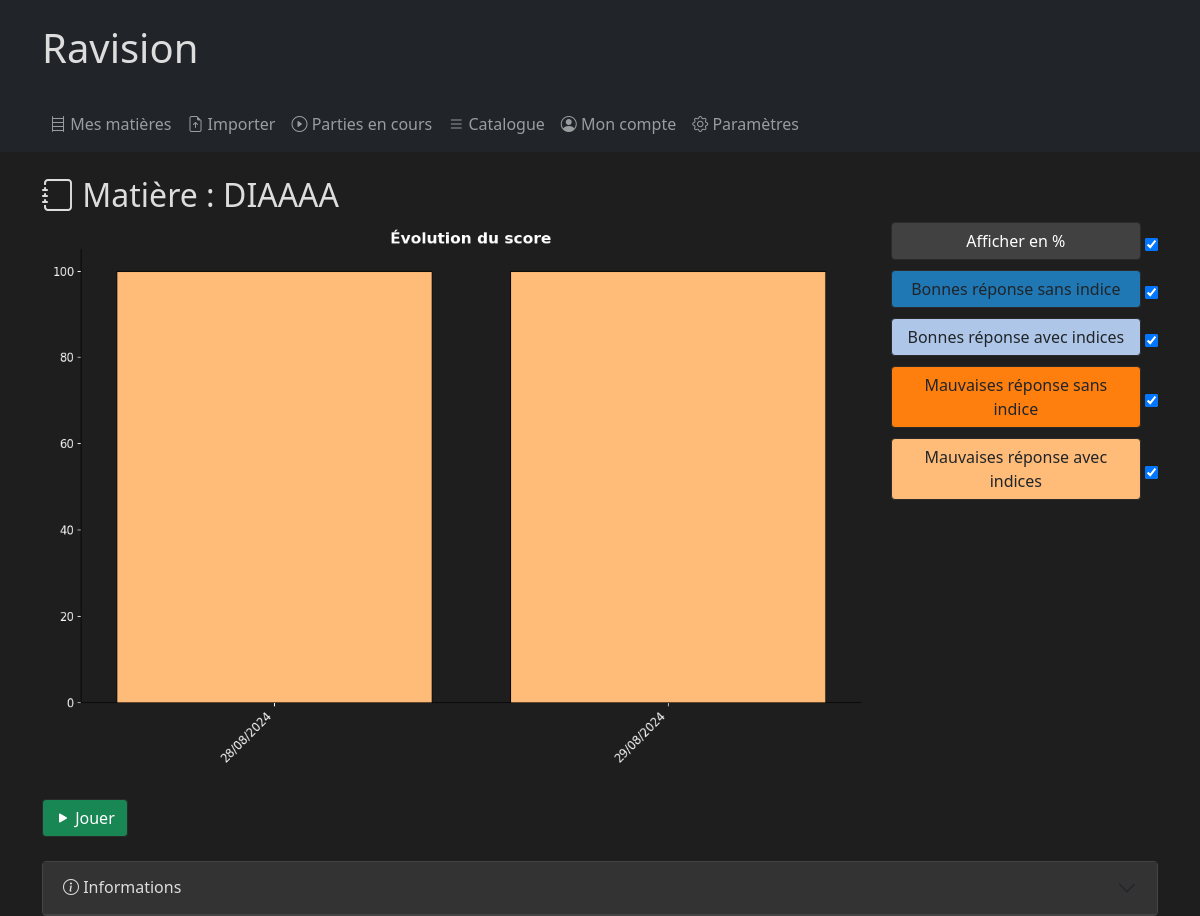
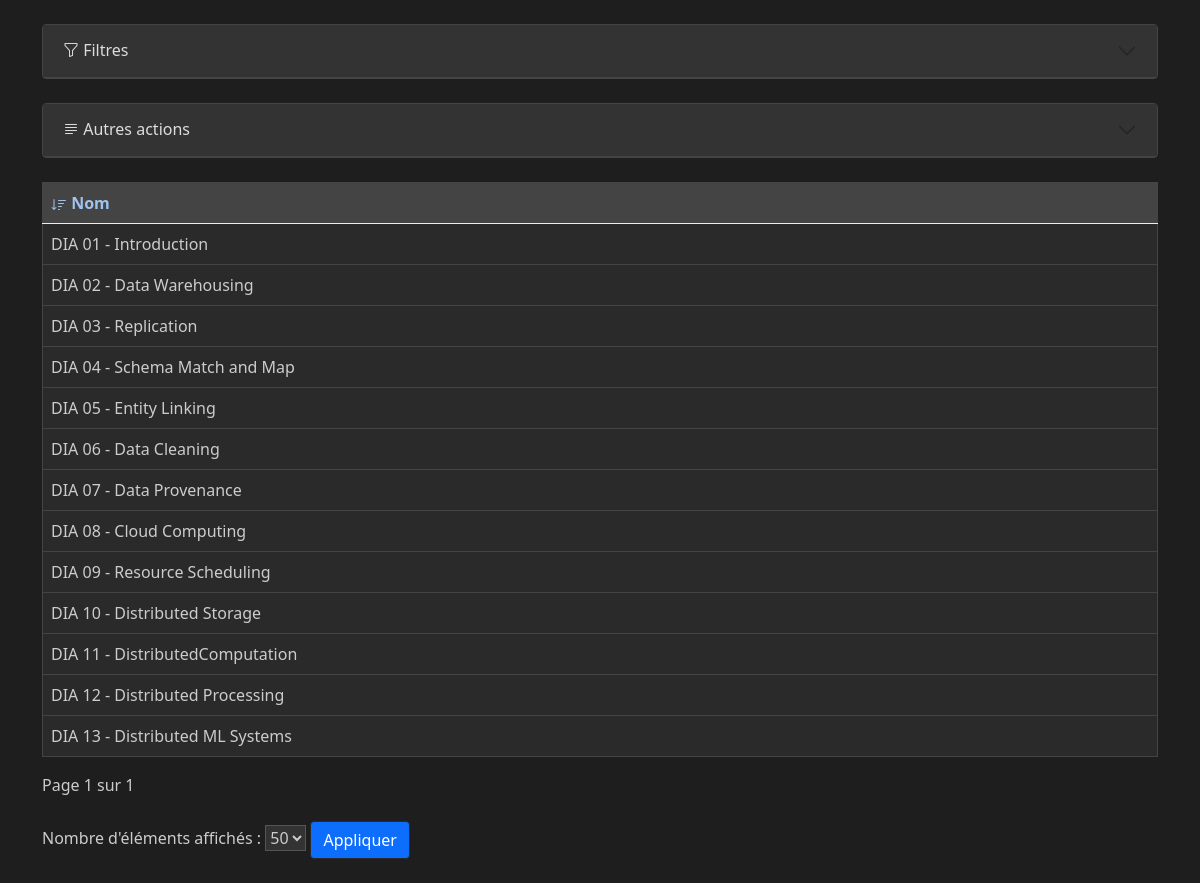
Page /quizz/subject/5/ (signed in) on the committed database (2 pictures, top to bottom).
### quizz/models.py (models this page shows, shortened)
class Subject(models.Model):
    private = models.BooleanField(default=False)
    name = models.CharField(max_length = 255,default="")
    short_name = models.CharField(max_length = 3,default="",unique=True)
    user = models.ForeignKey(User, on_delete=models.CASCADE, null=True)
    creation_date = models.DateField(null=True, default=None, blank=True)
    last_change_date = models.DateField(null=True, default=None, blank=True)
    def __str__(self):
        return self.name

class Lecture(models.Model):
    name = models.CharField(max_length=255, default="")
    subject = models.ForeignKey(Subject, on_delete=models.CASCADE, default=1)
    user = models.ForeignKey(User, on_delete=models.CASCADE, null=True)
    creation_date = models.DateField(null=True, default=None, blank=True)
    last_change_date = models.DateField(null=True, default=None, blank=True)
    def as_dict(self):
        return {'name': self.name,}

### quizz/views.py (the view, shortened to what this page needs)
# urls.py: path('subject/<int:id>/', views.subject, name='subject'),
def subject(request, id):
    user = request.user
    filterForm = LectureFilterForm(request.GET)
    subject = get_object_or_404(Subject, pk=id)
    lectures = Lecture.objects.filter(subject_id=id)
    updateForm = SubjectUpdateForm(instance=subject)
    addForm = LectureUpdateForm()
    questions = Question.objects.filter(lecture__in=lectures)
    tests = Test.objects.filter(question__in=questions)
    user_tests = tests.filter(user=user)
    chart = get_custom_scores(user_tests, request)
    if filterForm.is_valid():
        lectures = filterForm.filter_queryset(lectures)
    info = {_('Subject'):subject,
            _('Amount of lectures'):lectures.count(),
            _('Amount of questions'):questions.count(),
            _('Creation date'):subject.creation_date,
            _('Last update'):subject.last_change_date}
    info, chart = get_info_chart(request,info,tests)
    lectures = paginate_children(request,lectures)
    fields = {'name':'Nom'}
    action = 'subject'
    context = prepare_render_context(action, filterForm, lectures, request, fields, object=subject, childurl='lecture', deleteurl='delete_subject', updateForm=updateForm, addForm=addForm,parenturl='subjects', chart=chart, info=info)
    context.update({'export':True})
    return update_page(request,chart,action,context)

### quizz/forms.py (called while the page is built)
    def filter_queryset(self, queryset, **kwargs):
        filters = {}
        for field in self.fields:
            if self.cleaned_data.get(field):
                filters[f"{field}__icontains"] = self.cleaned_data.get(field)
        return queryset.filter(**filters, **kwargs)

### quizz/utils.py (called while the page is built)
def get_custom_scores(tests, request):
    values = ['1', None]
    percentage = (request.GET.get('percentage') in values)
    show_correct_without_hint = (request.GET.get('show_correct_without_hint') in values)
    show_correct_with_hint = (request.GET.get('show_correct_with_hint') in values)
    show_incorrect_without_hint = (request.GET.get('show_incorrect_without_hint') in values)
    show_incorrect_with_hint = (request.GET.get('show_incorrect_with_hint') in values)
    return get_scores(tests, percentage, show_correct_without_hint, show_correct_with_hint, show_incorrect_without_hint, show_incorrect_with_hint, request.dark_mode)

def getChildrenPerPage(request):
    return request.GET.get('children_per_page', DEFAULT_PER_PAGE)

def ajax_check(request):
    return request.headers.get('X-Requested-With') == 'XMLHttpRequest'

def paginate_children(request,children):
    return paginate_queryset(children.order_by(f"{'-' if request.GET.get('order', 'asc') == 'desc' else ''}{request.GET.get('sort_by', 'name')}"), request, getChildrenPerPage(request))

def update_page(request,chart,action,context):
    if ajax_check(request):
        return update_chart(request,chart)
    return render(request, f'quizz/{action}.html', context)

def paginate_queryset(queryset, request, per_page=10):
    paginator = Paginator(queryset, per_page)
    page_number = request.GET.get('page')
    try:
        return paginator.page(page_number)
    except PageNotAnInteger:
        return paginator.page(1)
    except EmptyPage:
        return paginator.page(paginator.num_pages)

def all_test_count(tests,user_tests):
    return {_('Amount of attempts'):tests.count(),
            _('Amount of successful attempts'):tests.filter(correct=True).count(),
            _('My amount of attempts'):user_tests.count(),
            _('My amount of successful attempts'):user_tests.filter(correct=True).count()}

def get_info_chart(request,info,tests):
    user = request.user
    user_tests = tests.filter(user=user)
    chart = get_custom_scores(user_tests, request)
    info.update(all_test_count(tests,user_tests))
    return info, chart

### quizz/templates/quizz/subject.html
{% extends 'quizz/base.html' %}
{% load i18n %}
{% block content %}
<h2><i class="bi bi-journal"></i> {%trans "Subject"%} : {{ object.name }}</h2>
{% include 'quizz/object.html' %}
{% endblock %}

### quizz/templates/quizz/object.html (shortened to what this page needs)
{% block content %}
{% load i18n %}
{% if chart %}
<div id="chart-container">
{% include 'quizz/object_content/graph.html' %}
<form method="get" id="score-form">
    <label for="percentage" id="label-percentage" class="btn label {% if request.GET.percentage in defaultvis %}label-white{% else %}label-grey{% endif %}">
        {% trans "show in percent" %}</label>
    <input type="checkbox" id="percentage" name="percentage" value="1"
        {% if request.GET.percentage in defaultvis %}checked{% endif %}
        onchange="submitFormAjax();toggleLabelColor('#label-percentage','label-white');">
    <br />
    <label for="show_correct_without_hint" id="label-cwo" class="btn label {% if request.GET.show_correct_without_hint in defaultvis %}label-navy{% else %}label-grey{% endif %}">{% trans "Good answers without hint" %}</label>
    <input type="checkbox" id="show_correct_without_hint" name="show_correct_without_hint" value="1"
        {% if request.GET.show_correct_without_hint in defaultvis %}checked{% endif %}
        onchange="submitFormAjax();toggleLabelColor('#label-cwo','label-navy');">
    <br />
    <label for="show_correct_with_hint" id="label-cwi" class="btn label {% if request.GET.show_correct_with_hint in defaultvis %}label-blue{% else %}label-grey{% endif %}">{% trans "Good answers with hint" %}</label>
    <input type="checkbox" id="show_correct_with_hint" name="show_correct_with_hint" value="1"
        {% if request.GET.show_correct_with_hint in defaultvis %}checked{% endif %}
        onchange="submitFormAjax();toggleLabelColor('#label-cwi','label-blue');">
    <br />
    <label for="show_incorrect_without_hint" id="label-iwo" class="btn label {% if request.GET.show_incorrect_without_hint in defaultvis %}label-red{% else %}label-grey{% endif %}">{% trans "Wrong answers without hint" %}</label>
    <input type="checkbox" id="show_incorrect_without_hint" name="show_incorrect_without_hint" value="1"
        {% if request.GET.show_incorrect_without_hint in defaultvis %}checked{% endif %}
        onchange="submitFormAjax();toggleLabelColor('#label-iwo','label-red');">
    <br />
    <label for="show_incorrect_with_hint" id="label-iwi" class="btn label {% if request.GET.show_incorrect_with_hint in defaultvis %}label-orange{% else %}label-grey{% endif %}">{% trans "Wrong answers with hint" %}</label>
    <input type="checkbox" id="show_incorrect_with_hint" name="show_incorrect_with_hint" value="1"
        {% if request.GET.show_incorrect_with_hint in defaultvis %}checked{% endif %}
        onchange="submitFormAjax();toggleLabelColor('#label-iwi','label-orange');">
</form>
</div>
{% endif %}
{% if urls.game %}
    <br />
    <form method="post" action="{% if quizz%}{% url urls.game object.id%}{%elif object %}{% url urls.game urls.action object.id%}{% else %}{% url urls.game urls.action 0 %}{% endif %}">
        <button type="submit" class="btn btn-success" name="action" value="play"><i class="bi bi-play-fill"></i> {%trans "Play"%}</button>
    </form>
{% endif %}
<br />
{% if info %}
{% include 'quizz/object_content/info.html'%}
{% endif %}
{% if forms.filter %}
<br />
<div class="accordion" id="filterAccordion2">
    <div class="accordion-item">
        <h2 class="accordion-header" id="filterHeading2">
            <button class="accordion-button collapsed" type="button" data-bs-toggle="collapse" data-bs-target="#filterCollapse2" aria-expanded="true" aria-controls="filterCollapse2">
                <i class="bi bi-funnel"></i>&nbsp;{%trans "Filters"%}
            </button>
        </h2>
    </div>
</div>
{% endif %}
<br />
<div class="accordion" id="filterAccordion3">
    <div class="accordion-item">
        <h2 class="accordion-header" id="filterHeading3">
            <button class="accordion-button collapsed" type="button" data-bs-toggle="collapse" data-bs-target="#filterCollapse3" aria-expanded="true" aria-controls="filterCollapse3">
                <i class="bi bi-justify-left"></i>&nbsp;{%trans "Other actions"%}
            </button>
        </h2>
    </div>
</div>
<br />
<table class="table">
    <thead>
        <tr>
            {% for field, label in fields.items %}
            <th>
                <a style="text-decoration:none" href="?sort_by={{ field }}&order={% if sort_by == field %}{% if order == 'desc' %}asc{% else %}desc{% endif %}{% else %}asc{% endif %}&children_per_page={{children_per_page}}">
                    <svg xmlns="http://www.w3.org/2000/svg" width="16" height="16" fill="currentColor" class="bi bi-sort-down{% if sort_by == field %} {% if order == 'desc' %}rotate180{% endif %}{% endif %}" viewBox="0 0 16 16">
                        <path d="M3.5 2.5a.5.5 0 0 0-1 0v8.793l-1.146-1.147a.5.5 0 0 0-.708.708l2 1.999.007.007a.497.497 0 0 0 .7-.006l2-2a.5.5 0 0 0-.707-.708L3.5 11.293zm3.5 1a.5.5 0 0 1 .5-.5h7a.5.5 0 0 1 0 1h-7a.5.5 0 0 1-.5-.5M7.5 6a.5.5 0 0 0 0 1h5a.5.5 0 0 0 0-1zm0 3a.5.5 0 0 0 0 1h3a.5.5 0 0 0 0-1zm0 3a.5.5 0 0 0 0 1h1a.5.5 0 0 0 0-1z"/>
                    </svg>
                 {{ label }}</a>
            </th>
            {% endfor %}
        </tr>
    </thead>
    <tbody>
        {% for object in children %}
        <tr class="object-row" data-url="{% url urls.child id=object.id%}">
            {% for key, value in object.as_dict.items %}
            <td>{{ value|default:"<span style='color: darkred;font-weight: bold;'>?</span>" }}</td>
            {% endfor %}
        </tr>
        {% endfor %}
    </tbody>
</table>
{% if children %}
<div class="pagination">
    <span class="step-links">
        <span class="current">
            {%trans "Page"%} {{ children.number }} {%trans "-page- of"%} {{ children.paginator.num_pages }}
        </span>
    </span>
</div>
<br />
<form method="get" action="{% if object.id %}{% url urls.action id=object.id%}{% else %}{% url urls.action %}{% endif %}">
    <label for="children_per_page">{%trans "Number of displayed elements"%} :</label>
    <select name="children_per_page" id="children_per_page">
        {% for option in amounts_of_children %}
            <option value="{{ option }}" {% if children_per_page == option %} selected {% endif %}>{{ option }}</option>
        {% endfor %}
    </select>
    <button type="submit" class="btn btn-primary">{%trans "Apply"%}</button>
</form>
<br />
{% endif %}
{% endblock %}

### quizz/static/quizz/style.css (style rules this page uses)
#chart-container { display: flex; flex-wrap: wrap; }
body.dark-mode { background-color: #1e1e1e; color: #ccc; }
body.dark-mode a { color: #9dc3ee; }
body.dark-mode .btn { border: 1px solid #2a2a2a; }
body.dark-mode input, body.dark-mode textarea, body.dark-mode select { background-color: #333; color: #ccc; border: 1px solid #555; }
body.dark-mode table th, body.dark-mode table td { border: 1px solid #444; }
body.dark-mode table { background-color: #2a2a2a; color: #ccc; }
body.dark-mode table th { background-color: #444; color: #eee; }
body.dark-mode h1, body.dark-mode h2, body.dark-mode h3, body.dark-mode h4, body.dark-mode h5, body.dark-mode h6 { color: #ddd; }
body.dark-mode .accordion-item { background-color: #2a2a2a; border: 1px solid #444; }
body.dark-mode .accordion-header { background-color: #333; border-bottom: 1px solid #444; }
body.dark-mode .accordion-button { background-color: #333; color: #ddd; border: none; }
.label { color:white; display: inline-block; width: 250px; padding: 10px; margin-bottom: 10px; text-align: left; cursor: pointer; border: 1px solid #ccc; border-radius: 5px; }
body.dark-mode .label-white { background-color: #414141; color: white; }
body.dark-mode .label-red { background-color: #ff7f0e; }
body.dark-mode .label-orange { background-color: #ffbb78; }
body.dark-mode .label-navy { background-color: #1f77b4; }
body.dark-mode .label-blue { background-color: #aec7e8; }

### rows in the picture
Subject: name "DIAAAA"
Lecture: as_dict "DIA 01 - Introduction"
Lecture: as_dict "DIA 02 - Data Warehousing"
Lecture: as_dict "DIA 03 - Replication"
Lecture: as_dict "DIA 04 - Schema Match and Map"
Lecture: as_dict "DIA 05 - Entity Linking"
Lecture: as_dict "DIA 06 - Data Cleaning"
Lecture: as_dict "DIA 07 - Data Provenance"
Lecture: as_dict "DIA 08 - Cloud Computing"
Lecture: as_dict "DIA 09 - Resource Scheduling"
Lecture: as_dict "DIA 10 - Distributed Storage"
Lecture: as_dict "DIA 11 - DistributedComputation"
Lecture: as_dict "DIA 12 - Distributed Processing"
Lecture: as_dict "DIA 13 - Distributed ML Systems"

### other values in the picture
{{ label }} "Nom"
{{ children.number }} "1"
{{ children.paginator.num_pages }} "1"
form field children_per_page "50"
